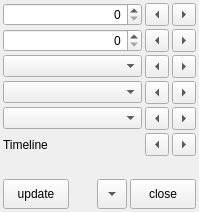
<?xml version="1.0" encoding="UTF-8"?>
<ui version="4.0">
 <class>MainWindow</class>
 <widget class="QMainWindow" name="MainWindow">
  <property name="geometry">
   <rect>
    <x>0</x>
    <y>0</y>
    <width>199</width>
    <height>212</height>
   </rect>
  </property>
  <property name="windowTitle">
   <string>MainWindow</string>
  </property>
  <widget class="QWidget" name="centralwidget">
   <layout class="QVBoxLayout" name="verticalLayout">
    <property name="spacing">
     <number>3</number>
    </property>
    <property name="leftMargin">
     <number>3</number>
    </property>
    <property name="topMargin">
     <number>3</number>
    </property>
    <property name="rightMargin">
     <number>3</number>
    </property>
    <property name="bottomMargin">
     <number>3</number>
    </property>
    <item>
     <layout class="QGridLayout" name="gridLayout">
      <item row="1" column="0">
       <widget class="QSpinBox" name="num02SpinBox">
        <property name="alignment">
         <set>Qt::AlignRight|Qt::AlignTrailing|Qt::AlignVCenter</set>
        </property>
        <property name="maximum">
         <number>999999999</number>
        </property>
       </widget>
      </item>
      <item row="2" column="1">
       <widget class="QToolButton" name="subtitleLeftButton">
        <property name="text">
         <string>...</string>
        </property>
        <property name="arrowType">
         <enum>Qt::LeftArrow</enum>
        </property>
       </widget>
      </item>
      <item row="1" column="2">
       <widget class="QToolButton" name="n02RightButton">
        <property name="text">
         <string>...</string>
        </property>
        <property name="arrowType">
         <enum>Qt::RightArrow</enum>
        </property>
       </widget>
      </item>
      <item row="2" column="0">
       <widget class="QComboBox" name="subtitleComboBox"/>
      </item>
      <item row="0" column="0">
       <widget class="QSpinBox" name="num01SpinBox">
        <property name="alignment">
         <set>Qt::AlignRight|Qt::AlignTrailing|Qt::AlignVCenter</set>
        </property>
        <property name="maximum">
         <number>999999999</number>
        </property>
       </widget>
      </item>
      <item row="4" column="2">
       <widget class="QToolButton" name="audioRightButton">
        <property name="text">
         <string>...</string>
        </property>
        <property name="arrowType">
         <enum>Qt::RightArrow</enum>
        </property>
       </widget>
      </item>
      <item row="3" column="2">
       <widget class="QToolButton" name="vidioRightButton">
        <property name="text">
         <string>...</string>
        </property>
        <property name="arrowType">
         <enum>Qt::RightArrow</enum>
        </property>
       </widget>
      </item>
      <item row="0" column="1">
       <widget class="QToolButton" name="n01LeftButton">
        <property name="text">
         <string>...</string>
        </property>
        <property name="arrowType">
         <enum>Qt::LeftArrow</enum>
        </property>
       </widget>
      </item>
      <item row="2" column="2">
       <widget class="QToolButton" name="subtitleRightButton">
        <property name="text">
         <string>...</string>
        </property>
        <property name="arrowType">
         <enum>Qt::RightArrow</enum>
        </property>
       </widget>
      </item>
      <item row="4" column="1">
       <widget class="QToolButton" name="audioLeftButton">
        <property name="text">
         <string>...</string>
        </property>
        <property name="arrowType">
         <enum>Qt::LeftArrow</enum>
        </property>
       </widget>
      </item>
      <item row="1" column="1">
       <widget class="QToolButton" name="n02LeftButton">
        <property name="text">
         <string>...</string>
        </property>
        <property name="arrowType">
         <enum>Qt::LeftArrow</enum>
        </property>
       </widget>
      </item>
      <item row="3" column="1">
       <widget class="QToolButton" name="vidioLeftButton">
        <property name="text">
         <string>...</string>
        </property>
        <property name="arrowType">
         <enum>Qt::LeftArrow</enum>
        </property>
       </widget>
      </item>
      <item row="4" column="0">
       <widget class="QComboBox" name="audioComboBox"/>
      </item>
      <item row="0" column="2">
       <widget class="QToolButton" name="n01RightButton">
        <property name="text">
         <string>...</string>
        </property>
        <property name="arrowType">
         <enum>Qt::RightArrow</enum>
        </property>
       </widget>
      </item>
      <item row="3" column="0">
       <widget class="QComboBox" name="videoComboBox"/>
      </item>
      <item row="5" column="0">
       <widget class="QLabel" name="label">
        <property name="text">
         <string>Timeline</string>
        </property>
       </widget>
      </item>
      <item row="5" column="1">
       <widget class="QToolButton" name="timelineLeftButton">
        <property name="text">
         <string>...</string>
        </property>
        <property name="arrowType">
         <enum>Qt::LeftArrow</enum>
        </property>
       </widget>
      </item>
      <item row="5" column="2">
       <widget class="QToolButton" name="timelineRightButton">
        <property name="text">
         <string>...</string>
        </property>
        <property name="arrowType">
         <enum>Qt::RightArrow</enum>
        </property>
       </widget>
      </item>
     </layout>
    </item>
    <item>
     <spacer name="verticalSpacer">
      <property name="orientation">
       <enum>Qt::Vertical</enum>
      </property>
      <property name="sizeHint" stdset="0">
       <size>
        <width>20</width>
        <height>1</height>
       </size>
      </property>
     </spacer>
    </item>
    <item>
     <layout class="QHBoxLayout" name="horizontalLayout">
      <property name="spacing">
       <number>3</number>
      </property>
      <item>
       <widget class="QPushButton" name="updateButton">
        <property name="minimumSize">
         <size>
          <width>50</width>
          <height>30</height>
         </size>
        </property>
        <property name="toolTip">
         <string>トラック更新</string>
        </property>
        <property name="text">
         <string>update</string>
        </property>
       </widget>
      </item>
      <item>
       <spacer name="horizontalSpacer">
        <property name="orientation">
         <enum>Qt::Horizontal</enum>
        </property>
        <property name="sizeHint" stdset="0">
         <size>
          <width>40</width>
          <height>20</height>
         </size>
        </property>
       </spacer>
      </item>
      <item>
       <widget class="QToolButton" name="minimizeButton">
        <property name="minimumSize">
         <size>
          <width>30</width>
          <height>30</height>
         </size>
        </property>
        <property name="toolTip">
         <string>最小化</string>
        </property>
        <property name="text">
         <string>...</string>
        </property>
        <property name="arrowType">
         <enum>Qt::DownArrow</enum>
        </property>
       </widget>
      </item>
      <item>
       <widget class="QPushButton" name="closeButton">
        <property name="minimumSize">
         <size>
          <width>50</width>
          <height>30</height>
         </size>
        </property>
        <property name="toolTip">
         <string>閉じる</string>
        </property>
        <property name="text">
         <string>close</string>
        </property>
       </widget>
      </item>
     </layout>
    </item>
   </layout>
  </widget>
 </widget>
 <resources/>
 <connections/>
</ui>
